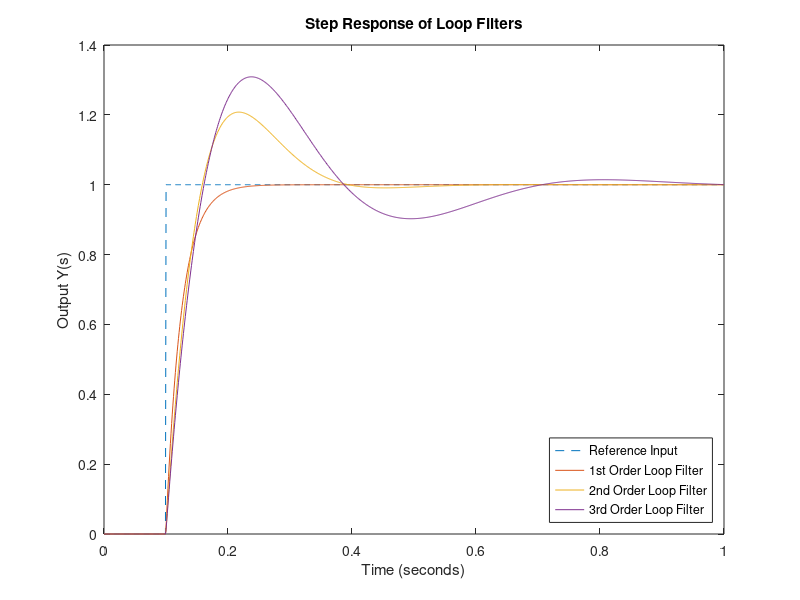
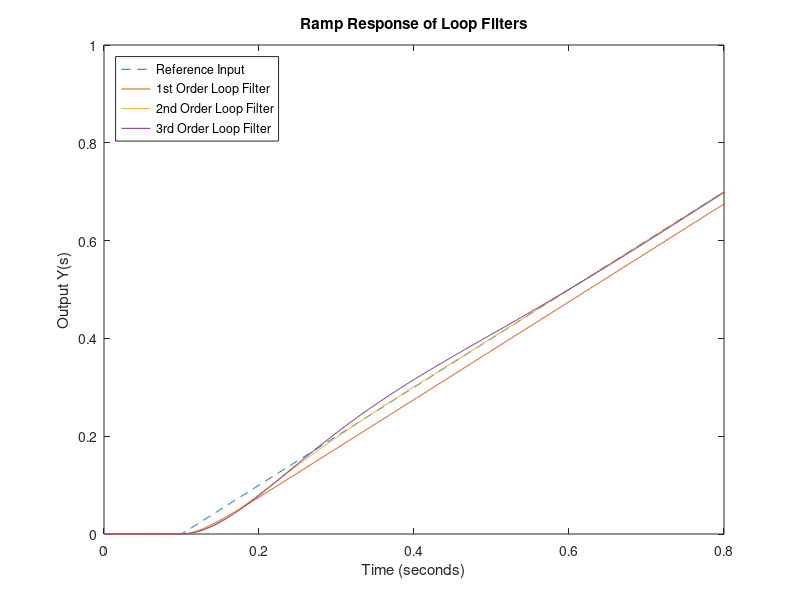
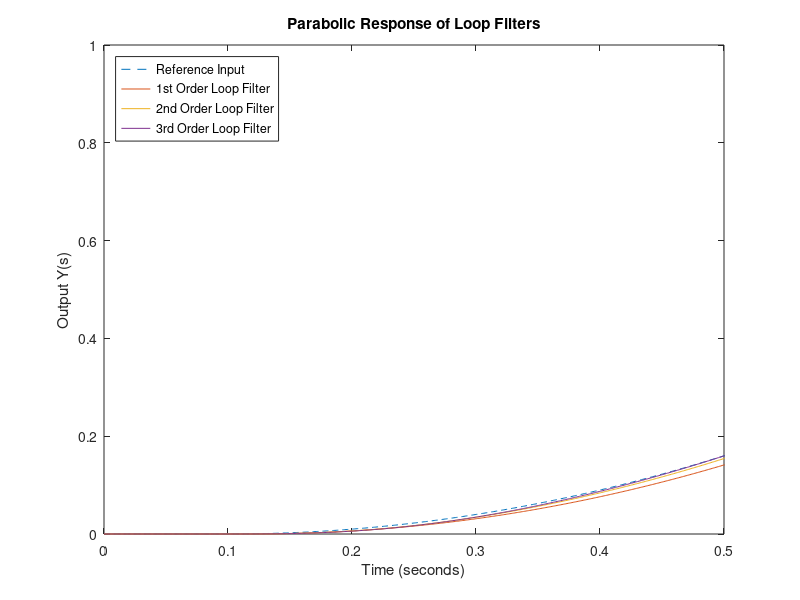
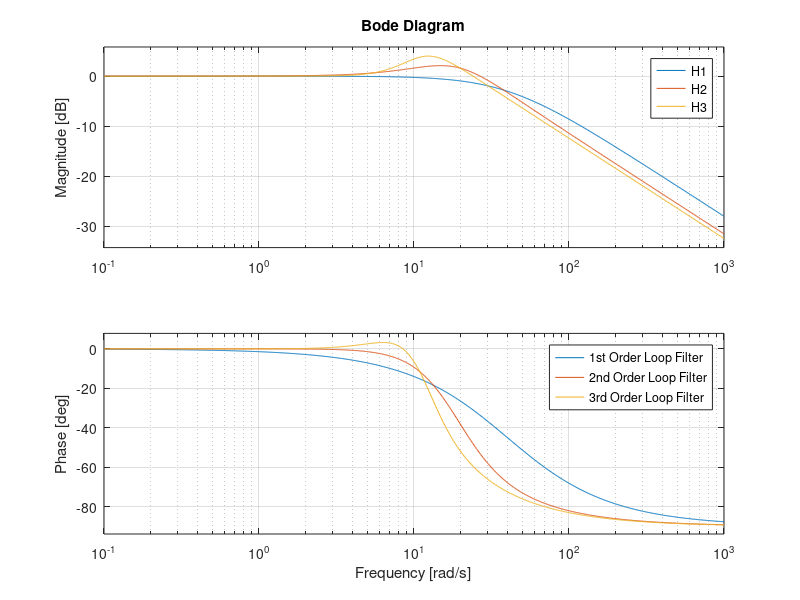

MATLAB code for these plots, in order:
close all; clear all; clc;
%% b)
Bn = 10;    % Hz

% 1st Order
k1 = 4*Bn;
H1 = tf(k1,[1 k1]);
% 2nd Order
k2 = 8/3*Bn;
a2 = k2/2;
H2 = tf([k2 a2*k2],[1 k2 k2*a2]);
% 3rd Order
a3 = 1.2*Bn;
b3 = a3^2/2;
k3 = 2*a3;
H3 = tf([k3 k3*a3 k3*b3],[1 k3 k3*a3 k3*b3]);

%% c)
t = linspace(0,1,1000);
ustep = ones(length(t),1);
ustep(1:100) = 0;
slope = 1;
uramp = zeros(length(t),1);
uramp(101:length(t)) = slope*t(1:length(t)-100);
uquad = zeros(length(t),1);
uquad(101:length(t)) = t(1:length(t)-100).^2;
% 1st Order
y1step = lsim(H1,ustep,t);
y1ramp = lsim(H1,uramp,t);
y1quad = lsim(H1,uquad,t);


% 2nd Order
y2step = lsim(H2,ustep,t);
y2ramp = lsim(H2,uramp,t);
y2quad = lsim(H2,uquad,t);


% 3rd Order
y3step = lsim(H3,ustep,t);
y3ramp = lsim(H3,uramp,t);
y3quad = lsim(H3,uquad,t);

% Compare Results
figure(1)
plot(t,ustep,'--',t,y1step,t,y2step,t,y3step);
ylabel('Output Y(s)');
xlabel('Time (seconds)');
legend('Reference Input','1st Order Loop Filter','2nd Order Loop Filter','3rd Order Loop Filter','Location','southeast')
title('Step Response of Loop Filters')
figure(2)
plot(t,uramp,'--',t,y1ramp,t,y2ramp,t,y3ramp);
ylabel('Output Y(s)');
xlabel('Time (seconds)');
legend('Reference Input','1st Order Loop Filter','2nd Order Loop Filter','3rd Order Loop Filter','Location','northwest')
title('Ramp Response of Loop Filters')
xlim([0 0.8])
figure(3)
plot(t,uquad,'--',t,y1quad,t,y2quad,t,y3quad);
ylabel('Output Y(s)');
xlabel('Time (seconds)');
legend('Reference Input','1st Order Loop Filter','2nd Order Loop Filter','3rd Order Loop Filter','Location','northwest')
title('Parabolic Response of Loop Filters')
xlim([0 0.5])
%% d)
disp(['Ramp input Steady State Error for 1st order loop filter:', num2str(abs(y1ramp(872)-uramp(872)))])
disp(['Parabolic input Steady State Error for 2nd order loop filter:', num2str(abs(y2quad(900)-uquad(900)))])

%% e)
figure(4)
bode(H1,H2,H3)
hold on,
legend('1st Order Loop Filter','2nd Order Loop Filter','3rd Order Loop Filter')
